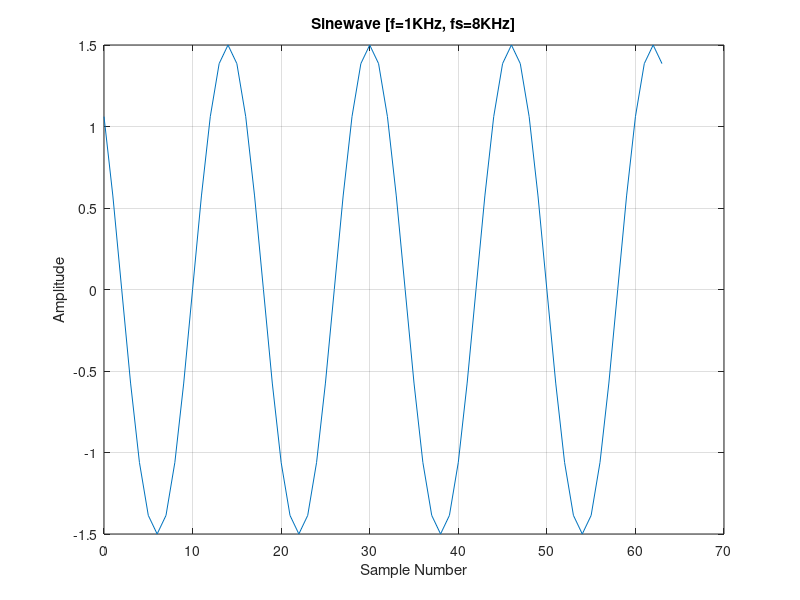

MATLAB code to generate this figure:
% Generating 64 samples of x(t)=sin(2*pi*f*t) with a
% Frequency of 1KHz, and sampling frequency of 8KHz.
N=64; % Define Number of samples
n=0:N-1; % Define vector n=0,1,2,3,...62,63
f=25; % Define the frequency
fs=400; % Define the sampling frequency
x=1.5*cos(2*pi*(f/fs)*n+pi/4); % Generate x(t)
plot(n,x); % Plot x(t) vs. t
grid;
title('Sinewave [f=1KHz, fs=8KHz]');
xlabel('Sample Number');
ylabel('Amplitude');
